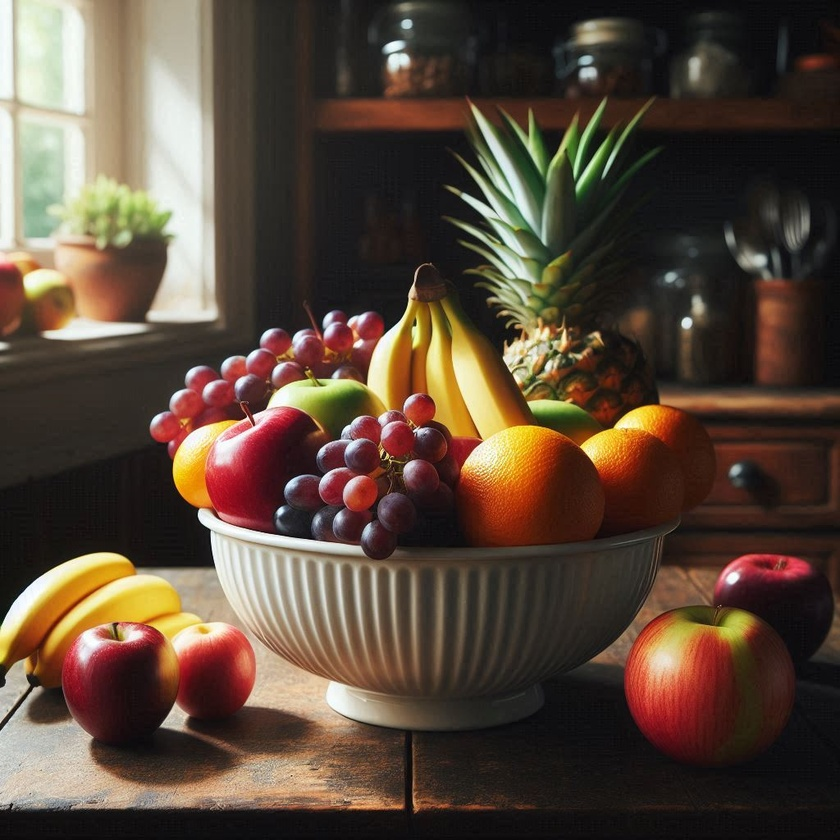
%> input picture Actividad2/Punto2/imagenParcial2.jpg.jpeg, 840 x 840 px, shrunk from 1024 x 1024 before the run
$ octave scriptParcial2Punto2.m   (GNU Octave 9; MATLAB toolbox functions it lacks are replaced by stand-ins)
%> lines starting %> are read from the running program, lines starting %| are printed output that depends on the picture
% ============================================================
% PUNTO 2 - Especificación de Histograma
% Visión Artificial - Momento Evaluativo 2
% ============================================================
clc; clear; close all;

%% 1. Cargar imágenes
img_color = imread('imagenParcial2.jpg.jpeg');
%> img_color is the input picture: size 840x840x3 uint8; mean R, G, B 90.1, 73, 58.9
img_gris  = rgb2gray(img_color);
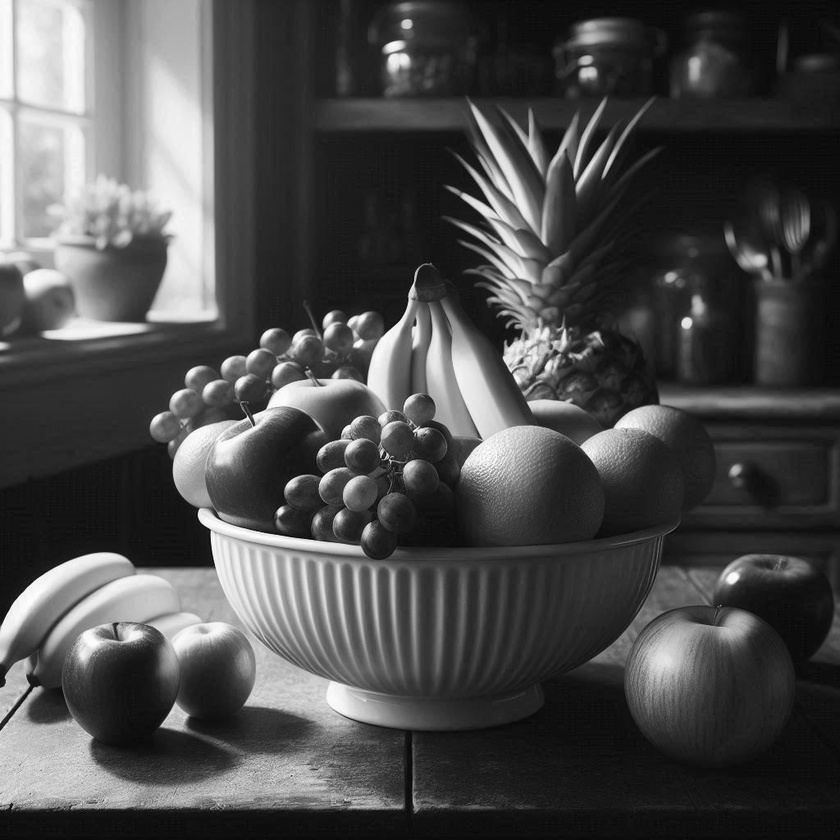
%> img_gris: size 840x840 uint8; min 0, max 255, mean 76.5
ref       = imread('Referencia.tif');
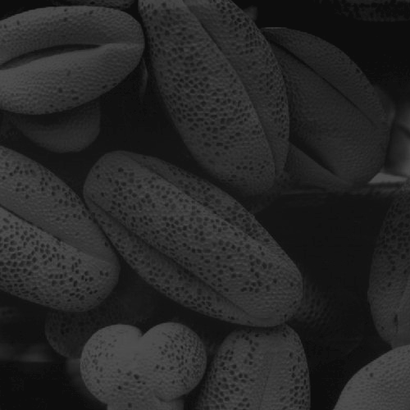
%> input picture Actividad2/Punto2/Referencia.tif, 410 x 410 px, shrunk from 500 x 500 before the run
%> ref is the input picture: size 410x410 uint8; min 9, max 81, mean 38.7

if size(ref, 3) == 3
    ref = rgb2gray(ref);
end

%% 2. Calcular histogramas (sin toolbox)
niveles = 0:255;
hist_orig = histc(double(img_gris(:)), niveles);
%> hist_orig = 256 values, max 14030 at index 16, min 1 at index 2, mean 2756.2
hist_ref  = histc(double(ref(:)),      niveles);
%> hist_ref = 256 values, max 10399 at index 20, min 0 at index 1, mean 656.6

%% 3. Calcular CDFs
cdf_orig = cumsum(hist_orig) / numel(img_gris);
%> cdf_orig = 256 values from 4.25e-06 to 1
cdf_ref  = cumsum(hist_ref)  / numel(ref);
%> cdf_ref = 256 values from 0 to 1

%% 4. Construir tabla de mapeo
tabla_mapeo = zeros(256, 1, 'uint8');
for i = 1:256
    [~, j] = min(abs(cdf_ref - cdf_orig(i)));
    tabla_mapeo(i) = uint8(j - 1);
end
%> this loop made 256 passes
%> j on passes 1 to 3: 1, 1, 10
%> after the loop, tabla_mapeo = 256 values from 0 to 81

%% 5. Aplicar el mapeo
img_especificada = tabla_mapeo(double(img_gris) + 1);
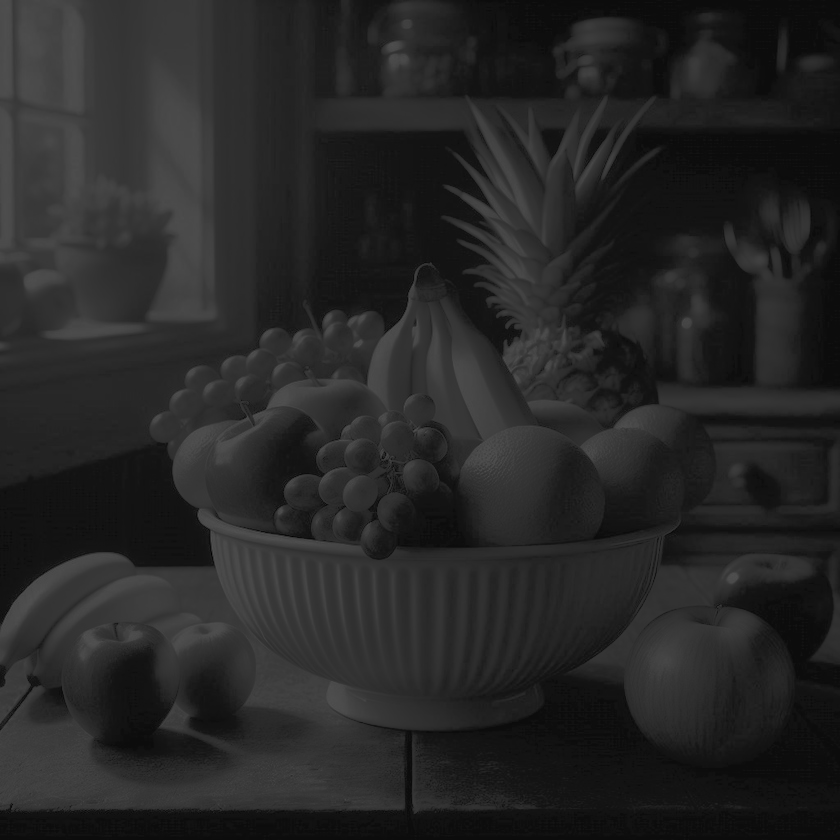
%> img_especificada: size 840x840 uint8; min 0, max 81, mean 38.5

%% 6. Calcular histograma resultante
hist_esp = histc(double(img_especificada(:)), niveles);
%> hist_esp = 256 values, max 40118 at index 20, min 0 at index 2, mean 2756.2

%% 7. Visualización - Referencia
figure('Name', 'Referencia');
subplot(1,2,1);
imshow(ref); title('Imagen de Referencia (escala de grises)');
subplot(1,2,2);
bar(niveles, hist_ref, 'FaceColor', [0.2 0.4 0.8], 'EdgeColor', 'none');
title('Histograma de la Referencia');
xlabel('Nivel de intensidad'); ylabel('Frecuencia');
%> after `ylabel('Frecuencia')`:
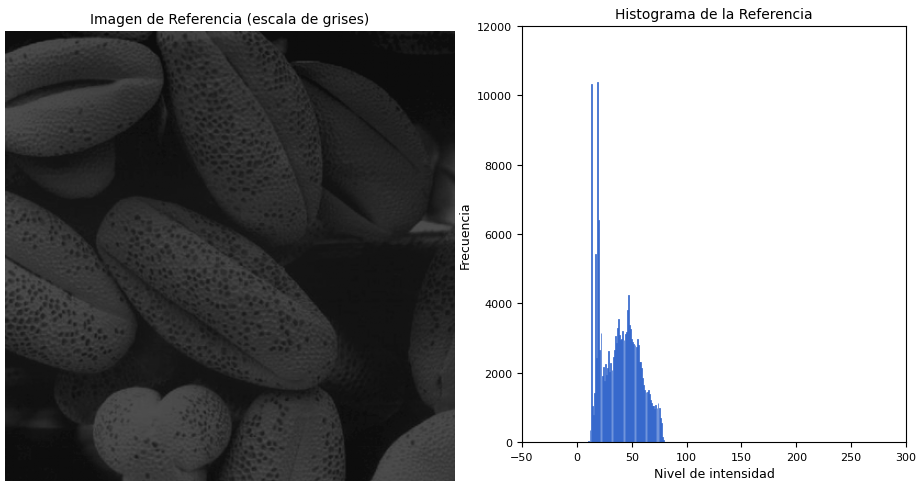
%> figure redrawn from the program's plot data, 2 panels

%% 8. Visualización - Resultado
figure('Name', 'Especificacion');
subplot(1,2,1);
imshow(img_especificada); title('Imagen resultante (especificacion)');
subplot(1,2,2);
bar(niveles, hist_esp, 'FaceColor', [0.2 0.7 0.3], 'EdgeColor', 'none');
title('Histograma de la imagen especificada');
xlabel('Nivel de intensidad'); ylabel('Frecuencia');
%> after `ylabel('Frecuencia')`:
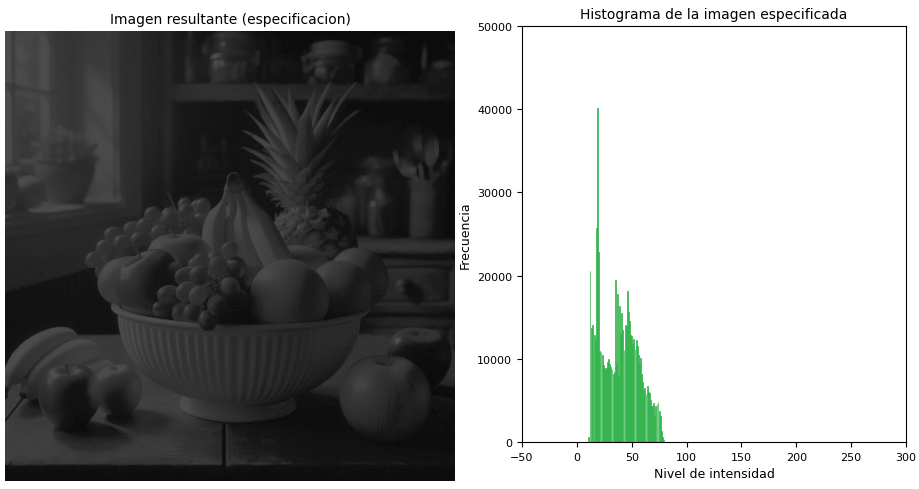
%> figure redrawn from the program's plot data, 2 panels

%% 9. Guardar imágenes
imwrite(ref,              'ref_gris.png');
imwrite(img_especificada, 'imagen_especificada.png');

disp('¡Listo! Imágenes guardadas.');
